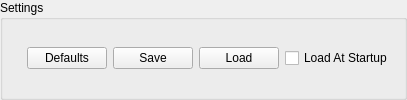
      <widget class="QGroupBox" name="groupBox_5">
       <property name="sizePolicy">
        <sizepolicy hsizetype="Fixed" vsizetype="Preferred">
         <horstretch>0</horstretch>
         <verstretch>0</verstretch>
        </sizepolicy>
       </property>
       <property name="minimumSize">
        <size>
         <width>0</width>
         <height>0</height>
        </size>
       </property>
       <property name="title">
        <string>Settings</string>
       </property>
       <layout class="QGridLayout" name="gridLayout_6">
        <item row="0" column="4">
         <widget class="QCheckBox" name="Auto_Load">
          <property name="text">
           <string>Load At Startup</string>
          </property>
         </widget>
        </item>
        <item row="0" column="0">
         <widget class="QLabel" name="label">
          <property name="text">
           <string/>
          </property>
         </widget>
        </item>
        <item row="0" column="2">
         <widget class="QPushButton" name="SavePortMonitor">
          <property name="text">
           <string>Save</string>
          </property>
         </widget>
        </item>
        <item row="0" column="3">
         <widget class="QPushButton" name="LoadPortMonitor">
          <property name="text">
           <string>Load</string>
          </property>
         </widget>
        </item>
        <item row="0" column="1">
         <widget class="QPushButton" name="DefaultsPortMonitor">
          <property name="text">
           <string>Defaults</string>
          </property>
         </widget>
        </item>
       </layout>
      </widget>
